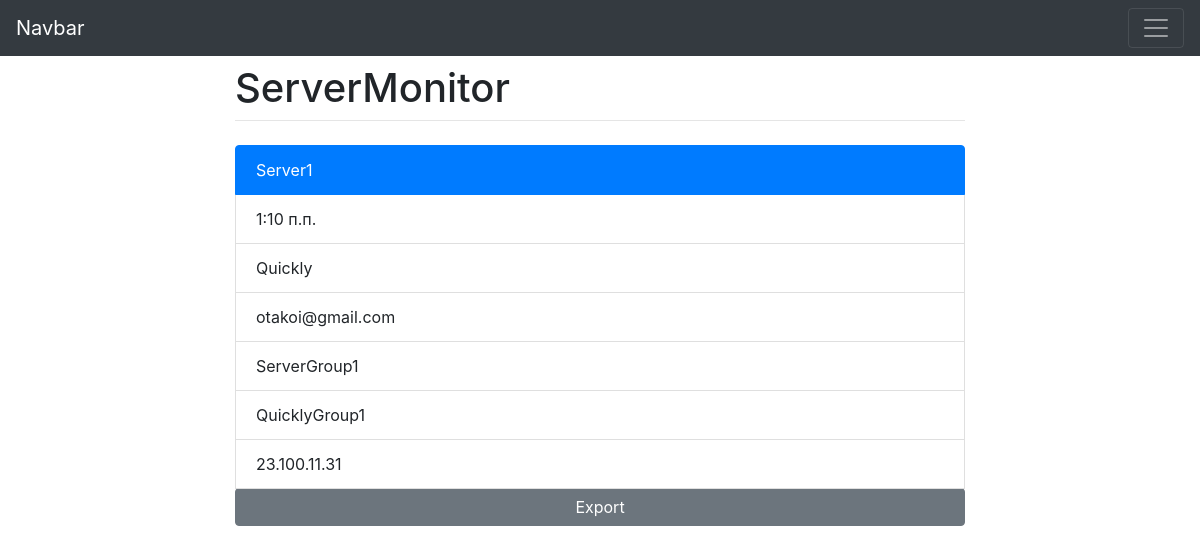
The page /server1 on the database its author committed.
### comments/models.py (models this page shows, shortened)
class ServMonitor(models.Model):
    name = models.CharField("Имя", max_length=150)
    time = models.TimeField()
    type = models.CharField("Тип оповещения", max_length=150)
    email = models.EmailField()
    group = models.CharField("Группа серверов", max_length=150)
    group_type = models.CharField("Тип группы серверов", max_length=150)
    gps = models.GenericIPAddressField()
    url = models.SlugField(max_length=160, unique=True, null=False)
    draft = models.BooleanField("Черновик", default=False)

### comments/views.py (the view)
# urls.py: path("<slug:slug>", views.ServDetail.as_view(), name='serv_mon_detail'),
class ServDetail(DetailView):
    model = ServMonitor
    slug_field = "url"

### comments/templates/comments/servmonitor_detail.html
{% extends 'comments/base.html' %}
{% block content %}
<div class="otakoi">
  <ul class="list-group">
    <li class="list-group-item active">{{ servmonitor.name }}</li>
    <li class="list-group-item">{{ servmonitor.time}}</li>
    <li class="list-group-item">{{ servmonitor.type }}</li>
    <li class="list-group-item">{{ servmonitor.email}}</li>
    <li class="list-group-item">{{ servmonitor.group }}</li>
    <li class="list-group-item">{{ servmonitor.group_type }}</li>
    <li class="list-group-item">{{ servmonitor.gps}}</li>
    <a href="{% url 'serv_mon_download' servmonitor.pk %}" class='btn btn-secondary'>Export</a>
  </ul>
</div>
{% endblock content%}

### rows shown on the page
ServMonitor: name "Server1", time "1:10 п.п.", type "Quickly", email "otakoi@gmail.com", group "ServerGroup1", group_type "QuicklyGroup1", gps "23.100.11.31"
